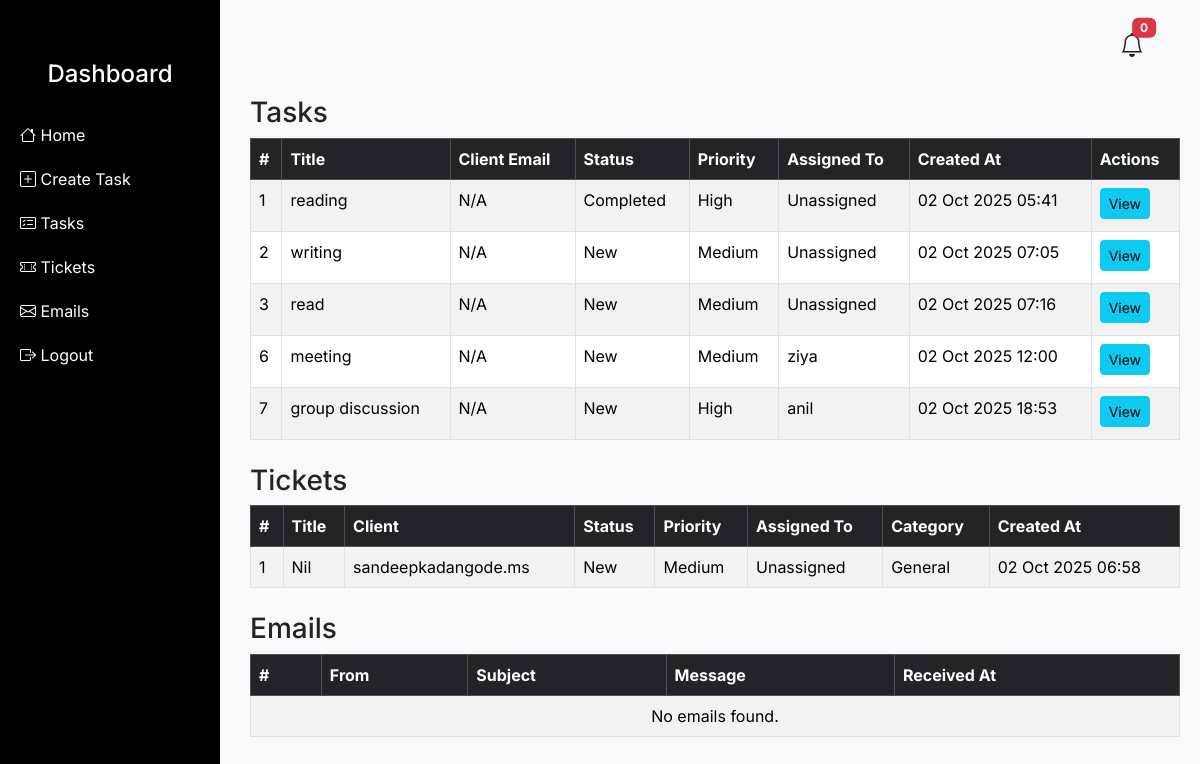
/tracker/, run on the app's committed database.
### tracker/models.py (models this page shows, shortened)
class Task(models.Model):
    message = models.ForeignKey(Message, on_delete=models.SET_NULL, null=True, blank=True)
    title = models.CharField(max_length=200)
    description = models.TextField()
    client_email = models.EmailField(blank=True, null=True)
    assigned_to = models.ForeignKey(User, on_delete=models.SET_NULL, null=True, blank=True)
    priority = models.CharField(max_length=20, choices=PRIORITY_CHOICES, default='Medium')
    status = models.CharField(max_length=20, choices=STATUS_CHOICES, default='New')
    due_date = models.DateField(null=True, blank=True)
    created_at = models.DateTimeField(auto_now_add=True)

class Ticket(models.Model):
    title = models.CharField(max_length=200)
    description = models.TextField()
    client = models.ForeignKey(Client, null=True, blank=True, on_delete=models.SET_NULL)
    assigned_to = models.ForeignKey(Employee, null=True, blank=True, on_delete=models.SET_NULL)
    status = models.CharField(max_length=20, choices=STATUS_CHOICES, default='New')
    priority = models.CharField(max_length=10, choices=PRIORITY_CHOICES, default='Medium')
    category = models.CharField(
        max_length=50,
        choices=[
            ('Backend', 'Backend'),
            ('Frontend', 'Frontend'),
            ('App Development', 'App Development'),
            ('Meetings', 'Meetings'),
        ],
        default='General'
    )
    created_at = models.DateTimeField(auto_now_add=True)
    updated_at = models.DateTimeField(auto_now=True)

class Client(models.Model):
    name = models.CharField(max_length=100)
    email = models.EmailField(unique=True)
    company = models.CharField(max_length=100, blank=True, null=True)
    phone = models.CharField(max_length=20, blank=True, null=True)
    created_at = models.DateTimeField(auto_now_add=True)

### tracker/views.py (the view)
# urls.py: path('', lambda request: redirect('dashboard')),  # 👈 redirect /tasks/ to dashboard
def dashboard(request):
    tasks = Task.objects.all().order_by('created_at')
    tickets = Ticket.objects.all().order_by('-created_at')
    emails = Email.objects.all().order_by('-received_at')
    query = request.GET.get('q')
    status = request.GET.get('status')
    priority = request.GET.get('priority')
    category = request.GET.get('category')
    if query:
        tickets = tickets.filter(title__icontains=query)
    if status:
        tickets = tickets.filter(status=status)
    if priority:
        tickets = tickets.filter(priority=priority)
    if category:
        tickets = tickets.filter(category=category)
    context = {
        'tasks': tasks,
        'tickets': tickets,
        'emails': emails
    }
    return render(request, 'tracker/dashboard.html', context)

### tracker/templates/tracker/dashboard.html (shortened to what this page needs)
<!DOCTYPE html>
<html lang="en">
<head>
    <link href="https://cdn.jsdelivr.net/npm/bootstrap@5.3.2/dist/css/bootstrap.min.css" rel="stylesheet">
    <link href="https://cdn.jsdelivr.net/npm/bootstrap-icons@1.10.5/font/bootstrap-icons.css" rel="stylesheet">
</head>
<body class="bg-light">
<div class="sidebar">
    <h4 class="text-center mb-4">Dashboard</h4>
    <a href="{% url 'dashboard' %}"><i class="bi bi-house"></i> Home</a>
    <a href="{% url 'task_create' %}"><i class="bi bi-plus-square"></i> Create Task</a>
    <a href="#tasks"><i class="bi bi-card-checklist"></i> Tasks</a>
    <a href="#tickets"><i class="bi bi-ticket-perforated"></i> Tickets</a>
    <a href="#emails"><i class="bi bi-envelope"></i> Emails</a>
    <a href="{% url 'logout' %}"><i class="bi bi-box-arrow-right"></i> Logout</a>
</div>
<div class="content">
    <nav class="navbar navbar-expand-lg navbar-light bg-light mb-4">
        <div class="container-fluid justify-content-end">
            <div class="position-relative me-4">
                <i class="bi bi-bell fs-4" id="notificationBell" style="cursor:pointer;"></i>
                <span class="badge bg-danger position-absolute top-0 start-100 translate-middle" id="notifCount">0</span>
            </div>
        </div>
    </nav>
    <h3 id="tasks">Tasks</h3>
    <table class="table table-striped table-bordered bg-white mb-4">
        <thead class="table-dark">
            <tr>
                <th>#</th>
                <th>Title</th>
                <th>Client Email</th>
                <th>Status</th>
                <th>Priority</th>
                <th>Assigned To</th>
                <th>Created At</th>
                <th>Actions</th>
            </tr>
        </thead>
        <tbody>
            {% for task in tasks %}
            <tr>
                <td>{{ task.id }}</td>
                <td>{{ task.title }}</td>
                <td>{{ task.client_email|default:"N/A" }}</td>
                <td>{{ task.status }}</td>
                <td>{{ task.priority }}</td>
                <td>{{ task.assigned_to.username|default:"Unassigned" }}</td>
                <td>{{ task.created_at|date:"d M Y H:i" }}</td>
                <td>
                    <a href="{% url 'task_detail' task.id %}" class="btn btn-sm btn-info mb-1">View</a>
                </td>
            </tr>
            {% empty %}
            <tr><td colspan="8" class="text-center">No tasks found.</td></tr>
            {% endfor %}
        </tbody>
    </table>
    <h3 id="tickets">Tickets</h3>
    <table class="table table-striped table-bordered bg-white mb-4">
        <thead class="table-dark">
            <tr>
                <th>#</th>
                <th>Title</th>
                <th>Client</th>
                <th>Status</th>
                <th>Priority</th>
                <th>Assigned To</th>
                <th>Category</th>
                <th>Created At</th>
            </tr>
        </thead>
        <tbody>
            {% for ticket in tickets %}
            <tr>
                <td>{{ ticket.id }}</td>
                <td>{{ ticket.title }}</td>
                <td>{{ ticket.client.name|default:"N/A" }}</td>
                <td>{{ ticket.status }}</td>
                <td>{{ ticket.priority }}</td>
                <td>{{ ticket.assigned_to.user.username|default:"Unassigned" }}</td>
                <td>{{ ticket.category|default:"General" }}</td>
                <td>{{ ticket.created_at|date:"d M Y H:i" }}</td>
            </tr>
            {% empty %}
            <tr><td colspan="8" class="text-center">No tickets found.</td></tr>
            {% endfor %}
        </tbody>
    </table>
    <h3 id="emails">Emails</h3>
    <table class="table table-striped table-bordered bg-white mb-4">
        <thead class="table-dark">
            <tr>
                <th>#</th>
                <th>From</th>
                <th>Subject</th>
                <th>Message</th>
                <th>Received At</th>
            </tr>
        </thead>
        <tbody>
            {% for email in emails %}
            <tr>
                <td>{{ email.id }}</td>
                <td>{{ email.sender }}</td>
                <td>{{ email.subject }}</td>
                <td>{{ email.body|truncatechars:50 }}</td>
                <td>{{ email.received_at|date:"d M Y H:i" }}</td>
            </tr>
            {% empty %}
            <tr><td colspan="5" class="text-center">No emails found.</td></tr>
            {% endfor %}
        </tbody>
    </table>
</div>
</body>
</html>

### tracker/templates/tracker/dashboard.html (style rules this page uses)
body { font-family: 'Inter', sans-serif; }
.sidebar { height: 100vh; position: fixed; top: 0; left: 0; width: 220px; background-color: #000; padding-top: 60px; color: white; }
.sidebar a { color: white; text-decoration: none; display: block; padding: 10px 20px; }
.content { margin-left: 230px; padding: 20px; }

### data on the page
Task: id "1", title "reading", client_email "N/A", status "Completed", priority "High", assigned_to.username "Unassigned", created_at "02 Oct 2025 05:41"
Task: id "2", title "writing", client_email "N/A", status "New", priority "Medium", assigned_to.username "Unassigned", created_at "02 Oct 2025 07:05"
Task: id "3", title "read", client_email "N/A", status "New", priority "Medium", assigned_to.username "Unassigned", created_at "02 Oct 2025 07:16"
Task: id "6", title "meeting", client_email "N/A", status "New", priority "Medium", assigned_to.username "ziya", created_at "02 Oct 2025 12:00"
Task: id "7", title "group discussion", client_email "N/A", status "New", priority "High", assigned_to.username "anil", created_at "02 Oct 2025 18:53"
Ticket: id "1", title "Nil", client.name "sandeepkadangode.ms", status "New", priority "Medium", assigned_to.user.username "Unassigned", category "General", created_at "02 Oct 2025 06:58"
